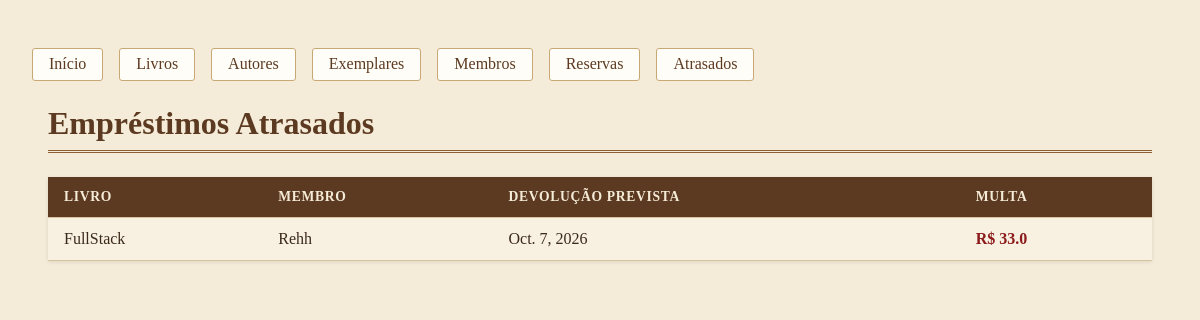
/emprestimos/atrasados/, run on the app's committed database.
### acervo/models.py (models this page shows, shortened)
class Emprestimo(models.Model):
    exemplar = models.ForeignKey(Exemplar, on_delete=models.CASCADE, related_name='emprestimos')
    membro = models.ForeignKey(Membro, on_delete=models.CASCADE, related_name='emprestimos')
    data_emprestimo = models.DateField(auto_now_add=True)
    data_prevista_devolucao = models.DateField()
    data_devolucao = models.DateField(null=True, blank=True)
    @property
    def calcular_multa(self):
        from django.utils import timezone
        VALOR_MULTA_POR_DIA = 1.50
        data_referencia = self.data_devolucao or timezone.now().date()
        dias_atraso = (data_referencia - self.data_prevista_devolucao).days
        if dias_atraso > 0:
            return round(dias_atraso * VALOR_MULTA_POR_DIA, 2)
        return 0.0

class Exemplar(models.Model):
    STATUS_CHOICES = [
        ('disponivel', 'Disponível'),
        ('emprestado', 'Emprestado'),
        ('reservado', 'Reservado'),
    ]
    livro = models.ForeignKey(Livro, on_delete=models.CASCADE, related_name='exemplares')
    codigo_patrimonio = models.CharField(max_length=20, unique=True)
    status = models.CharField(max_length=10, choices=STATUS_CHOICES, default='disponivel')

class Livro(models.Model):
    TIPO_CHOICES = [
        ('digital', 'Digital'),
        ('fisico', 'Físico'),
    ]
    CATEGORIA_CHOICES = [
        ('000', '000 – Generalidades e Informação'),
        ('100', '100 – Filosofia e Psicologia'),
        ('200', '200 – Religião e Teologia'),
        ('300', '300 – Ciências Sociais e Direito'),
        ('400', '400 – Linguística e Idiomas'),
        ('500', '500 – Ciências Puras (Exatas e Naturais)'),
        ('600', '600 – Ciências Aplicadas (Tecnologia)'),
        ('700', '700 – Artes e Recreação'),
        ('800', '800 – Literatura'),
        ('900', '900 – História e Geografia'),
    ]
    titulo = models.CharField(max_length=200)
    autor = models.ForeignKey(Autor, on_delete=models.CASCADE, related_name='livros')
    ano = models.IntegerField()
    tipo = models.CharField(max_length=10, choices=TIPO_CHOICES, default='fisico')
    categoria = models.CharField(max_length=3, choices=CATEGORIA_CHOICES, default='000')

class Membro(models.Model):
    nome = models.CharField(max_length=100)
    email = models.EmailField(unique=True)

### acervo/views.py (the view)
# urls.py: path('emprestimos/atrasados/', views.lista_emprestimos_atrasados, name='lista_emprestimos_atrasados'),
def lista_emprestimos_atrasados(request):
    atrasados = Emprestimo.objects.filter(
        data_devolucao__isnull=True,
        data_prevista_devolucao__lt=timezone.now().date(),
    ).select_related('exemplar', 'exemplar__livro', 'membro')
    return render(request, 'acervo/emprestimos/atrasados.html', {'emprestimos': atrasados})

### acervo/templates/acervo/emprestimos/atrasados.html (shortened to what this page needs)
{% extends 'acervo/base.html' %}
{% block conteudo %}
<h1>Empréstimos Atrasados</h1>
<table>
    <tr><th>Livro</th><th>Membro</th><th>Devolução Prevista</th><th>Multa</th></tr>
    {% for emprestimo in emprestimos %}
    <tr>
        <td>{{ emprestimo.exemplar.livro.titulo }}</td>
        <td>{{ emprestimo.membro.nome }}</td>
        <td>{{ emprestimo.data_prevista_devolucao }}</td>
        <td class="valor-multa">R$ {{ emprestimo.calcular_multa }}</td>
    </tr>
    {% empty %}
    <tr><td colspan="4">Nenhum empréstimo atrasado.</td></tr>
    {% endfor %}
</table>
{% endblock %}

### acervo/static/css/style.css (style rules this page uses)
body { font-family: 'Georgia', 'Times New Roman', serif; background-color: #f4ecd8; color: #3b2a1a; margin: 0; padding: 2rem; }
h1 { font-size: 2rem; color: #5c3a21; border-bottom: 3px double #8b5e34; padding-bottom: 0.5rem; margin-bottom: 1.5rem; }
table { width: 100%; border-collapse: collapse; background-color: #fffdf7; box-shadow: 0 1px 4px rgba(0, 0, 0, 0.1); }
th, td { text-align: left; padding: 0.75rem 1rem; border-bottom: 1px solid #d8c3a0; }
th { background-color: #5c3a21; color: #f4ecd8; text-transform: uppercase; font-size: 0.85rem; letter-spacing: 0.05em; }
tr:nth-child(even) { background-color: #f8f1e2; }
.valor-multa { color: #8b1a1a; font-weight: bold; }

### data on the page
Emprestimo: exemplar.livro.titulo "FullStack", membro.nome "Rehh", data_prevista_devolucao "Oct. 7, 2026", calcular_multa "33.0"
